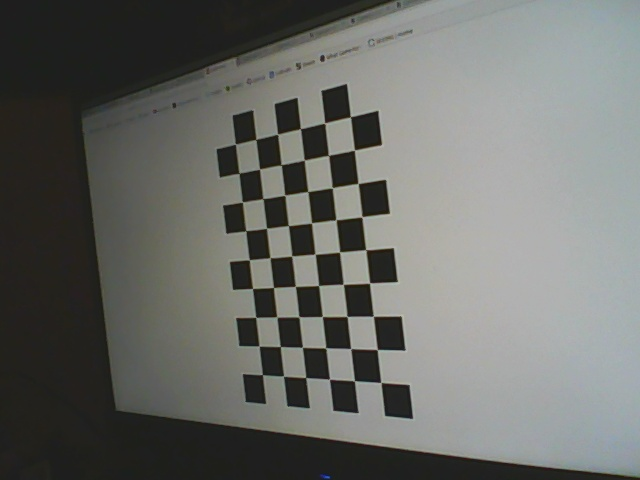
#> input picture Assignment2/test/test0.jpg, 640 x 480 px; its folder holds 4 pictures in this run
$ python warp.py   (Python 2 division)
#> lines starting #> are read from the running program, lines starting #| are printed output that depends on the picture; after the words box and inside, x2 and y2 are one past the last pixel; in counts of white or black regions, pixels touching at a corner belong together
import numpy as np
import cv2
import glob

# termination criteria
criteria = (cv2.TERM_CRITERIA_EPS + cv2.TERM_CRITERIA_MAX_ITER, 30, 0.001)

# prepare object points, like (0,0,0), (1,0,0), (2,0,0) ....,(6,5,0)
objp = np.zeros((6*9,3), np.float32)
objp[:,:2] = np.mgrid[0:9,0:6].T.reshape(-1,2)

# Arrays to store object points and image points from all the images.
objpoints = [] # 3d point in real world space
imgpoints = [] # 2d points in image plane.
images = glob.glob("test/*.jpg")

for filename in images:
    img = cv2.imread(filename)
#> img is the input picture: shape (480, 640, 3); mean B, G, R 104.5, 108.4, 106.8
    gray = cv2.cvtColor(img,cv2.COLOR_BGR2GRAY)

    # Find the chess board corners
    ret, corners = cv2.findChessboardCorners(gray, (9,6),None)
#> ret = True; corners = 54 rows, first 8: [262.4, 374.6], [259.1, 345.9], [255.8, 317.3], [252.5, 288.5], [249.3, 260], [245.9, 230.6], [242.5, 202], [239.2, 173.4]
    # If found, add object points, image points (after refining them)
    if ret:
        objpoints.append(objp)
        cv2.cornerSubPix(gray,corners,(11,11),(-1,-1),criteria)
        imgpoints.append(corners)

        # Draw and display the corners
        cv2.drawChessboardCorners(img, (9,6), corners,ret)
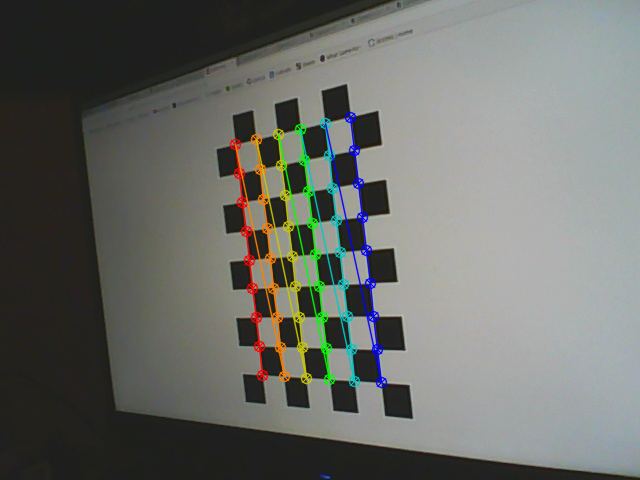
#> img: shape (480, 640, 3); 3.91% of pixels changed, all inside (x1, y1, x2, y2) = (229, 111, 388, 389)
        cv2.imshow('img',img)
        cv2.waitKey(100)
#> pass 2 of the loop `for filename in images:`:
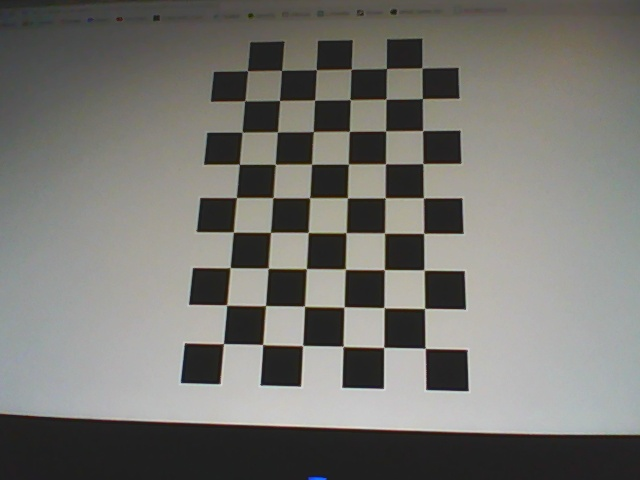
#> input picture Assignment2/test/test10.jpg, 640 x 480 px
#> img is the input picture: shape (480, 640, 3); mean B, G, R 112.7, 117.5, 118.4
#> corners = 54 rows, first 8: [223.6, 343.4], [226.5, 305], [230.4, 267.5], [233.4, 232.1], [236.7, 197.5], [239.5, 164.5], [242.4, 131.9], [244.8, 100.5]
#> `cv2.drawChessboardCorners(img, (9,6), corners,ret)`:
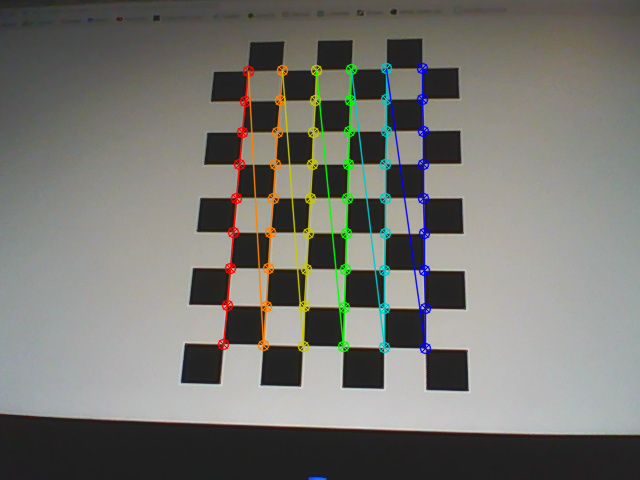
#> img: shape (480, 640, 3); 4.31% of pixels changed, all inside (x1, y1, x2, y2) = (217, 62, 432, 355)
#> pass 3 of the loop `for filename in images:`:
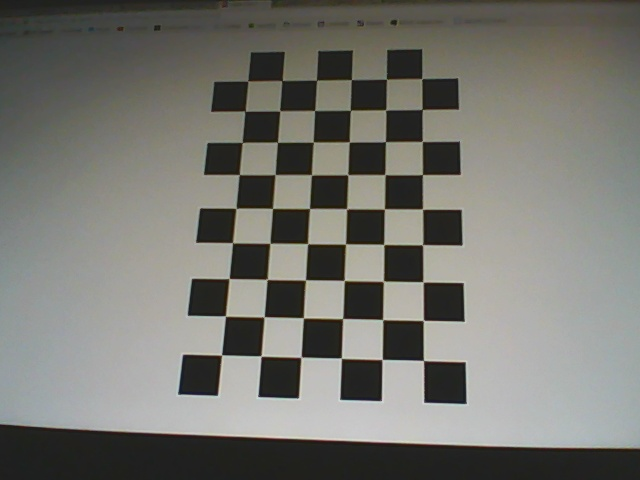
#> input picture Assignment2/test/test11.jpg, 640 x 480 px
#> img is the input picture: shape (480, 640, 3); mean B, G, R 111.9, 117.9, 118.1
#> corners = 54 rows, first 8: [221.7, 354.9], [225.4, 316.1], [229.3, 278.3], [232.4, 242.5], [236.1, 208.7], [239.5, 174.6], [242.5, 142.4], [245, 111]
#> `cv2.drawChessboardCorners(img, (9,6), corners,ret)`:
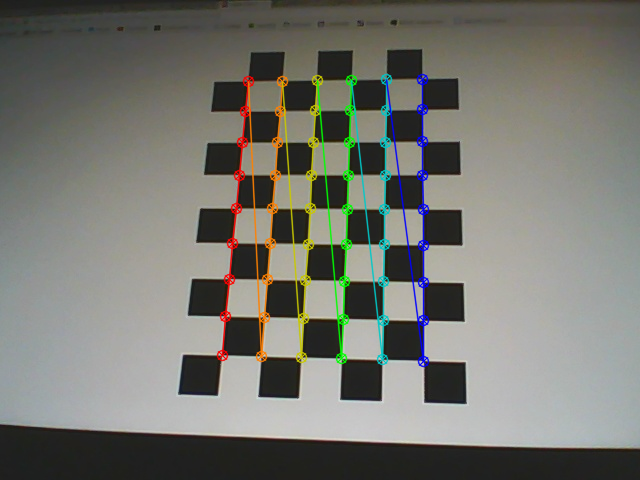
#> img: shape (480, 640, 3); 4.33% of pixels changed, all inside (x1, y1, x2, y2) = (216, 73, 430, 368)
#> the loop made 4 passes; the first 3 are shown
cv2.destroyAllWindows()
#> (the run stopped early here; a loop or call above may not have finished)
